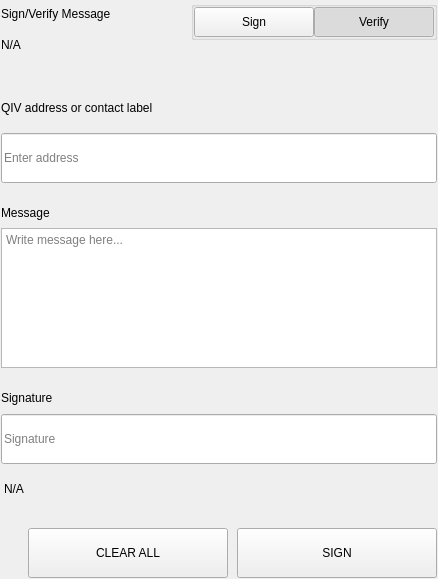
<?xml version="1.0" encoding="UTF-8"?>
<ui version="4.0">
 <class>SettingsSignMessageWidgets</class>
 <widget class="QWidget" name="SettingsSignMessageWidgets">
  <property name="geometry">
   <rect>
    <x>0</x>
    <y>0</y>
    <width>438</width>
    <height>579</height>
   </rect>
  </property>
  <property name="windowTitle">
   <string>Form</string>
  </property>
  <layout class="QVBoxLayout" name="verticalLayout">
   <property name="spacing">
    <number>0</number>
   </property>
   <property name="leftMargin">
    <number>0</number>
   </property>
   <property name="topMargin">
    <number>0</number>
   </property>
   <property name="rightMargin">
    <number>0</number>
   </property>
   <property name="bottomMargin">
    <number>0</number>
   </property>
   <item>
    <widget class="QWidget" name="left" native="true">
     <layout class="QVBoxLayout" name="verticalLayout_3">
      <property name="leftMargin">
       <number>0</number>
      </property>
      <property name="topMargin">
       <number>0</number>
      </property>
      <property name="rightMargin">
       <number>0</number>
      </property>
      <property name="bottomMargin">
       <number>0</number>
      </property>
      <item>
       <widget class="QWidget" name="container_sign" native="true">
        <layout class="QVBoxLayout" name="verticalLayout_2">
         <property name="spacing">
          <number>0</number>
         </property>
         <property name="leftMargin">
          <number>1</number>
         </property>
         <property name="topMargin">
          <number>1</number>
         </property>
         <property name="rightMargin">
          <number>1</number>
         </property>
         <property name="bottomMargin">
          <number>1</number>
         </property>
         <item>
          <layout class="QHBoxLayout" name="horizontalLayout_3" stretch="3,1">
           <property name="spacing">
            <number>40</number>
           </property>
           <item>
            <layout class="QVBoxLayout" name="verticalLayoutTitle">
             <property name="spacing">
              <number>5</number>
             </property>
             <item>
              <widget class="QLabel" name="labelTitle">
               <property name="text">
                <string>Sign/Verify Message</string>
               </property>
              </widget>
             </item>
             <item>
              <widget class="QLabel" name="labelSubtitle1">
               <property name="text">
                <string notr="true">N/A</string>
               </property>
               <property name="wordWrap">
                <bool>true</bool>
               </property>
              </widget>
             </item>
            </layout>
           </item>
           <item alignment="Qt::AlignRight|Qt::AlignTop">
            <widget class="QWidget" name="containerSwitch" native="true">
             <property name="styleSheet">
              <string notr="true">#containerSwitch{
	padding-top:9px;
}</string>
             </property>
             <layout class="QVBoxLayout" name="verticalLayout_6">
              <property name="spacing">
               <number>4</number>
              </property>
              <property name="leftMargin">
               <number>0</number>
              </property>
              <property name="topMargin">
               <number>0</number>
              </property>
              <property name="rightMargin">
               <number>0</number>
              </property>
              <property name="bottomMargin">
               <number>0</number>
              </property>
              <item alignment="Qt::AlignRight">
               <widget class="QGroupBox" name="groupBox">
                <property name="sizePolicy">
                 <sizepolicy hsizetype="Fixed" vsizetype="Preferred">
                  <horstretch>0</horstretch>
                  <verstretch>0</verstretch>
                 </sizepolicy>
                </property>
                <property name="title">
                 <string/>
                </property>
                <property name="alignment">
                 <set>Qt::AlignRight|Qt::AlignTop|Qt::AlignTrailing</set>
                </property>
                <layout class="QHBoxLayout" name="horizontalLayout_4">
                 <property name="spacing">
                  <number>0</number>
                 </property>
                 <property name="leftMargin">
                  <number>0</number>
                 </property>
                 <property name="topMargin">
                  <number>0</number>
                 </property>
                 <property name="rightMargin">
                  <number>0</number>
                 </property>
                 <property name="bottomMargin">
                  <number>0</number>
                 </property>
                 <item>
                  <widget class="QPushButton" name="pushSign">
                   <property name="minimumSize">
                    <size>
                     <width>120</width>
                     <height>30</height>
                    </size>
                   </property>
                   <property name="maximumSize">
                    <size>
                     <width>120</width>
                     <height>30</height>
                    </size>
                   </property>
                   <property name="focusPolicy">
                    <enum>Qt::NoFocus</enum>
                   </property>
                   <property name="text">
                    <string>Sign</string>
                   </property>
                   <property name="checkable">
                    <bool>true</bool>
                   </property>
                   <property name="autoExclusive">
                    <bool>true</bool>
                   </property>
                  </widget>
                 </item>
                 <item>
                  <widget class="QPushButton" name="pushVerify">
                   <property name="minimumSize">
                    <size>
                     <width>120</width>
                     <height>30</height>
                    </size>
                   </property>
                   <property name="maximumSize">
                    <size>
                     <width>120</width>
                     <height>30</height>
                    </size>
                   </property>
                   <property name="focusPolicy">
                    <enum>Qt::NoFocus</enum>
                   </property>
                   <property name="text">
                    <string>Verify</string>
                   </property>
                   <property name="checkable">
                    <bool>true</bool>
                   </property>
                   <property name="checked">
                    <bool>true</bool>
                   </property>
                   <property name="autoExclusive">
                    <bool>true</bool>
                   </property>
                  </widget>
                 </item>
                </layout>
               </widget>
              </item>
              <item alignment="Qt::AlignHCenter|Qt::AlignTop">
               <widget class="QLabel" name="labelSubtitleSwitch">
                <property name="text">
                 <string/>
                </property>
                <property name="alignment">
                 <set>Qt::AlignRight|Qt::AlignTrailing|Qt::AlignVCenter</set>
                </property>
               </widget>
              </item>
             </layout>
            </widget>
           </item>
          </layout>
         </item>
         <item>
          <spacer name="verticalSpacer_2">
           <property name="orientation">
            <enum>Qt::Vertical</enum>
           </property>
           <property name="sizeType">
            <enum>QSizePolicy::Fixed</enum>
           </property>
           <property name="sizeHint" stdset="0">
            <size>
             <width>20</width>
             <height>40</height>
            </size>
           </property>
          </spacer>
         </item>
         <item>
          <widget class="QWidget" name="containerAddress" native="true">
           <property name="sizePolicy">
            <sizepolicy hsizetype="Preferred" vsizetype="Fixed">
             <horstretch>0</horstretch>
             <verstretch>0</verstretch>
            </sizepolicy>
           </property>
           <layout class="QVBoxLayout" name="verticalLayout_5" stretch="0,0">
            <property name="spacing">
             <number>15</number>
            </property>
            <property name="leftMargin">
             <number>0</number>
            </property>
            <property name="topMargin">
             <number>0</number>
            </property>
            <property name="rightMargin">
             <number>0</number>
            </property>
            <property name="bottomMargin">
             <number>0</number>
            </property>
            <item>
             <widget class="QLabel" name="labelSubtitleAddress">
              <property name="minimumSize">
               <size>
                <width>0</width>
                <height>20</height>
               </size>
              </property>
              <property name="maximumSize">
               <size>
                <width>16777215</width>
                <height>20</height>
               </size>
              </property>
              <property name="text">
               <string>QIV address or contact label</string>
              </property>
             </widget>
            </item>
            <item>
             <widget class="QLineEdit" name="addressIn_SM">
              <property name="minimumSize">
               <size>
                <width>0</width>
                <height>50</height>
               </size>
              </property>
              <property name="maximumSize">
               <size>
                <width>16777215</width>
                <height>50</height>
               </size>
              </property>
              <property name="placeholderText">
               <string>Enter address</string>
              </property>
             </widget>
            </item>
           </layout>
          </widget>
         </item>
         <item>
          <spacer name="verticalSpacer_3">
           <property name="orientation">
            <enum>Qt::Vertical</enum>
           </property>
           <property name="sizeType">
            <enum>QSizePolicy::Fixed</enum>
           </property>
           <property name="sizeHint" stdset="0">
            <size>
             <width>20</width>
             <height>20</height>
            </size>
           </property>
          </spacer>
         </item>
         <item>
          <layout class="QVBoxLayout" name="verticalLayout_9">
           <property name="spacing">
            <number>5</number>
           </property>
           <item>
            <widget class="QLabel" name="labelSubtitleMessage">
             <property name="minimumSize">
              <size>
               <width>0</width>
               <height>20</height>
              </size>
             </property>
             <property name="maximumSize">
              <size>
               <width>16777215</width>
               <height>20</height>
              </size>
             </property>
             <property name="text">
              <string>Message</string>
             </property>
            </widget>
           </item>
           <item>
            <widget class="QPlainTextEdit" name="messageIn_SM">
             <property name="minimumSize">
              <size>
               <width>0</width>
               <height>140</height>
              </size>
             </property>
             <property name="maximumSize">
              <size>
               <width>16777215</width>
               <height>140</height>
              </size>
             </property>
             <property name="placeholderText">
              <string>Write message here...</string>
             </property>
            </widget>
           </item>
          </layout>
         </item>
         <item>
          <spacer name="verticalSpacer_4">
           <property name="orientation">
            <enum>Qt::Vertical</enum>
           </property>
           <property name="sizeType">
            <enum>QSizePolicy::Fixed</enum>
           </property>
           <property name="sizeHint" stdset="0">
            <size>
             <width>20</width>
             <height>20</height>
            </size>
           </property>
          </spacer>
         </item>
         <item>
          <widget class="QWidget" name="widget" native="true">
           <property name="minimumSize">
            <size>
             <width>0</width>
             <height>75</height>
            </size>
           </property>
           <property name="maximumSize">
            <size>
             <width>16777215</width>
             <height>16777215</height>
            </size>
           </property>
           <layout class="QVBoxLayout" name="verticalLayout_4">
            <property name="leftMargin">
             <number>0</number>
            </property>
            <property name="topMargin">
             <number>0</number>
            </property>
            <property name="rightMargin">
             <number>0</number>
            </property>
            <property name="bottomMargin">
             <number>0</number>
            </property>
            <item>
             <widget class="QLabel" name="labelSubtitleSignature">
              <property name="minimumSize">
               <size>
                <width>0</width>
                <height>20</height>
               </size>
              </property>
              <property name="maximumSize">
               <size>
                <width>16777215</width>
                <height>20</height>
               </size>
              </property>
              <property name="text">
               <string>Signature</string>
              </property>
             </widget>
            </item>
            <item>
             <widget class="QLineEdit" name="signatureOut_SM">
              <property name="minimumSize">
               <size>
                <width>0</width>
                <height>50</height>
               </size>
              </property>
              <property name="placeholderText">
               <string>Signature</string>
              </property>
             </widget>
            </item>
           </layout>
          </widget>
         </item>
         <item>
          <widget class="QLabel" name="statusLabel_SM">
           <property name="styleSheet">
            <string notr="true">padding-top:5px;</string>
           </property>
           <property name="text">
            <string notr="true">N/A</string>
           </property>
          </widget>
         </item>
         <item>
          <spacer name="verticalSpacer">
           <property name="orientation">
            <enum>Qt::Vertical</enum>
           </property>
           <property name="sizeType">
            <enum>QSizePolicy::Fixed</enum>
           </property>
           <property name="sizeHint" stdset="0">
            <size>
             <width>20</width>
             <height>20</height>
            </size>
           </property>
          </spacer>
         </item>
         <item>
          <layout class="QHBoxLayout" name="horizontalLayout_7">
           <property name="spacing">
            <number>9</number>
           </property>
           <item>
            <spacer name="horizontalSpacer_5">
             <property name="orientation">
              <enum>Qt::Horizontal</enum>
             </property>
             <property name="sizeType">
              <enum>QSizePolicy::Expanding</enum>
             </property>
             <property name="sizeHint" stdset="0">
              <size>
               <width>40</width>
               <height>20</height>
              </size>
             </property>
            </spacer>
           </item>
           <item>
            <widget class="QPushButton" name="pushButtonClear">
             <property name="minimumSize">
              <size>
               <width>200</width>
               <height>50</height>
              </size>
             </property>
             <property name="focusPolicy">
              <enum>Qt::NoFocus</enum>
             </property>
             <property name="text">
              <string>CLEAR ALL</string>
             </property>
            </widget>
           </item>
           <item>
            <widget class="QPushButton" name="pushButtonSave">
             <property name="minimumSize">
              <size>
               <width>200</width>
               <height>50</height>
              </size>
             </property>
             <property name="maximumSize">
              <size>
               <width>200</width>
               <height>50</height>
              </size>
             </property>
             <property name="focusPolicy">
              <enum>Qt::NoFocus</enum>
             </property>
             <property name="text">
              <string>SIGN</string>
             </property>
            </widget>
           </item>
          </layout>
         </item>
        </layout>
       </widget>
      </item>
     </layout>
    </widget>
   </item>
  </layout>
 </widget>
 <resources/>
 <connections/>
</ui>
